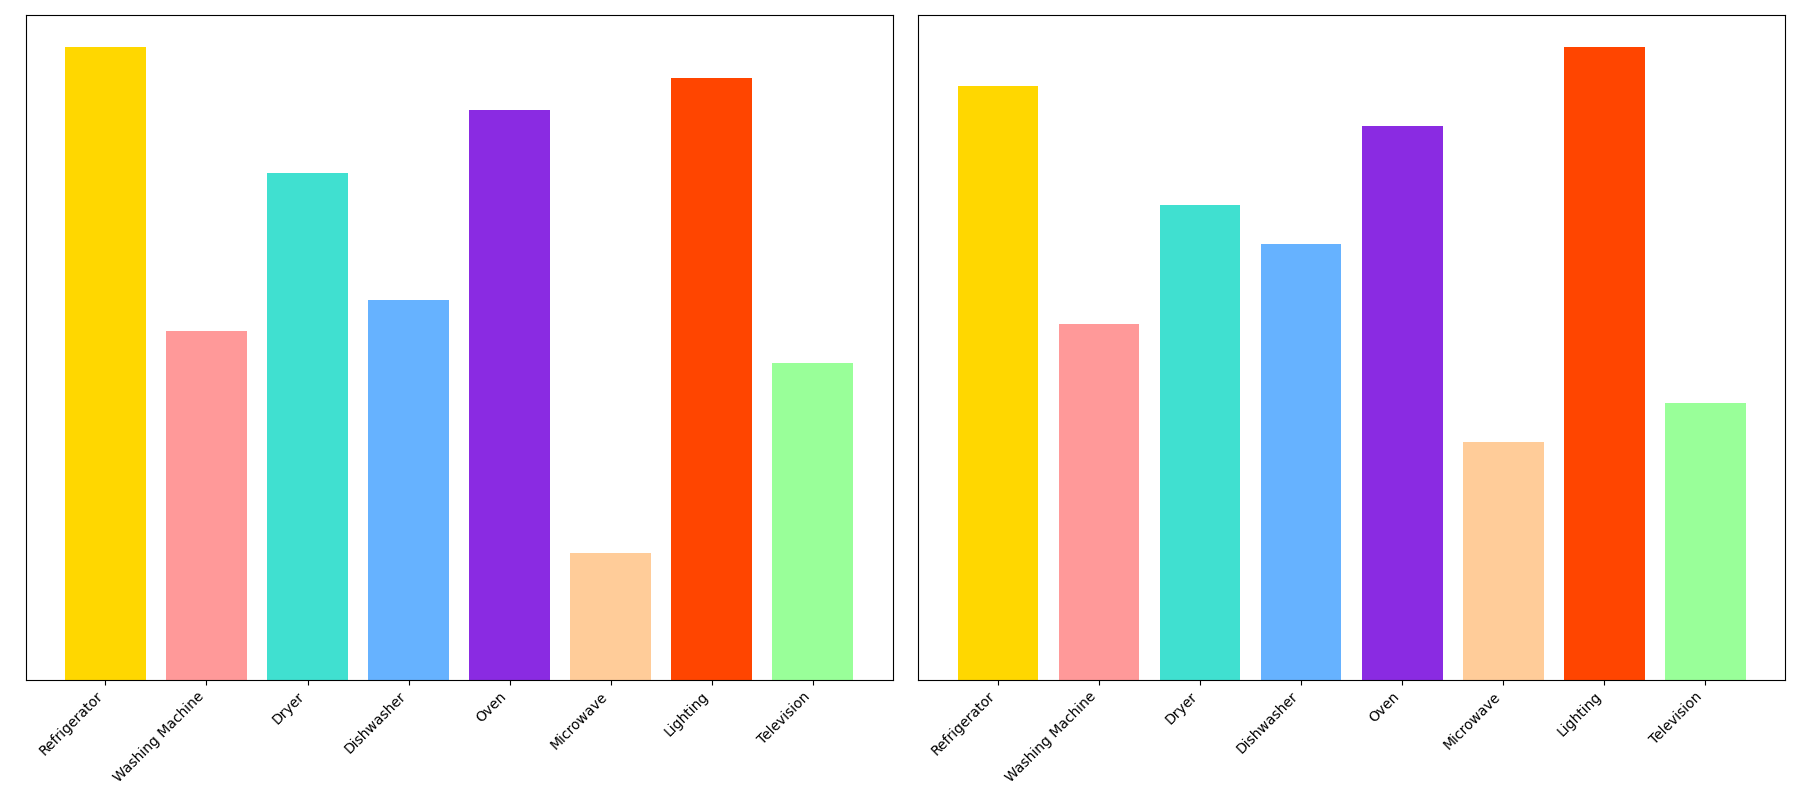

Recreate this plot in Python.
import matplotlib.pyplot as plt

appliances = [
    'Refrigerator', 
    'Washing Machine', 
    'Dryer', 
    'Dishwasher', 
    'Oven', 
    'Microwave', 
    'Lighting', 
    'Television'
]
energy_consumption = [500, 275, 400, 300, 450, 100, 475, 250]
cost_saving = [75, 45, 60, 55, 70, 30, 80, 35]
colors = ['#FFD700', '#FF9999', '#40E0D0', '#66B2FF', '#8A2BE2', '#FFCC99', '#FF4500', '#99FF99']

fig, (ax1, ax2) = plt.subplots(1, 2, figsize=(18, 8))

ax1.bar(range(len(appliances)), energy_consumption, color=colors)
ax2.bar(range(len(appliances)), cost_saving, color=colors)

ax1.set_xticks(range(len(appliances)))
ax1.set_xticklabels(appliances, rotation=45, ha='right')
ax2.set_xticks(range(len(appliances)))
ax2.set_xticklabels(appliances, rotation=45, ha='right')

ax1.set_yticks([])  # Remove y-axis ticks
ax2.set_yticks([])  # Remove y-axis ticks

plt.tight_layout()
plt.show()
